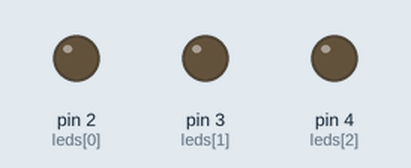
Recording of a sketch running on a simulated Arduino Uno, built with avr-gcc and run on an emulated ATmega328P. On the bench: output pins drawn as LEDs (lit = HIGH).

Above: at 0.7 s.
At 4.0 s:
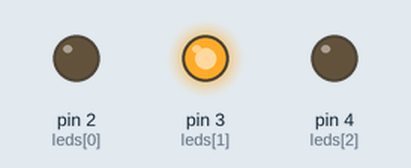
At 5.2 s:
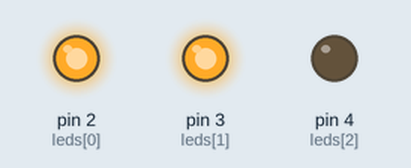
At 8.2 s:
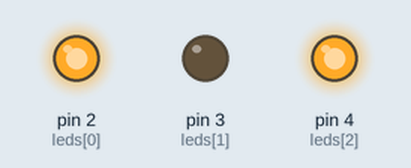
At 11.2 s:
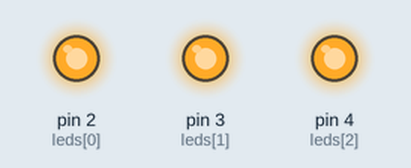
At 14.2 s:
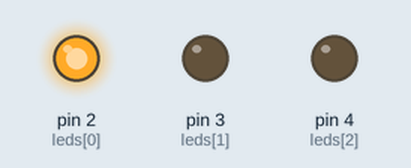
Timing chart, 0 to 15.6 s (numbered marks = the images above):
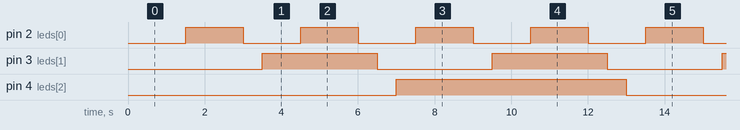

Measured:
- by itself, pin 2 (leds[0]): alternates HIGH for 1.5 s and LOW for 1.5 s
- by itself, pin 3 (leds[1]): alternates HIGH for 3.0 s and LOW for 3.0 s
- by itself, pin 4 (leds[2]): alternates HIGH for 6.0 s and LOW for 6.0 s

The sketch:

Binary_counter_pattern_copy_20251110095714.ino
```cpp
int leds[] = {2, 3, 4};

void setup() {
  for (int p:leds)
  pinMode(p, OUTPUT);
}

void loop() {
  for (int n = 0; n < 8; n++) {
    for (int i = 0; i < 3; i++) {
      digitalWrite(leds[i], (n>>i) & 1);
      delay(500);
    }
  }
}
```
